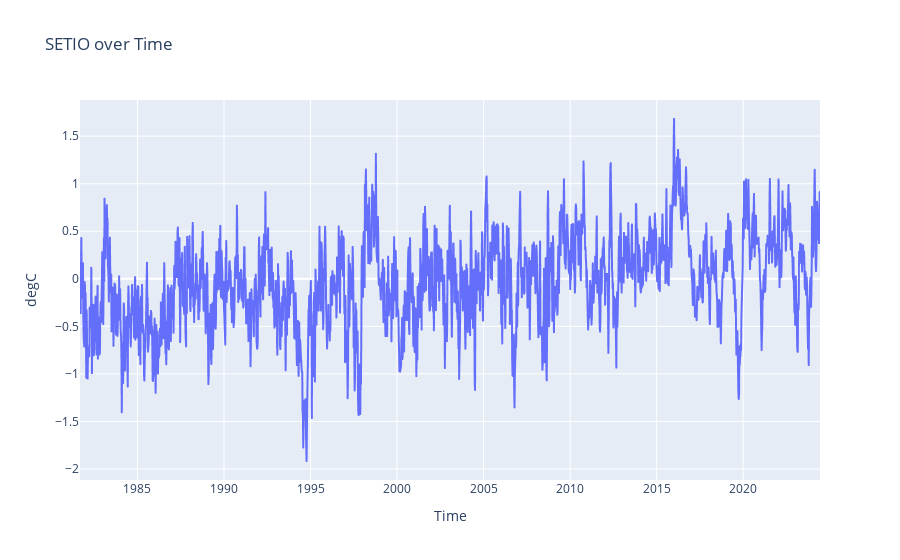

The cell this chart's notebook holds for it:
### Code cell
visualize_indian_ocean_data(setio, 'SETIO')

### Figure 1 — Plotly figure (JSON) as saved in the notebook; plotly's stock layout.template omitted (floating-point values rounded to 4 significant figures; data arrays with more than 128 entries replaced by an {"elided": "..."} marker saying what was removed)
{"data": [{"hovertemplate": "Time=%{x}<br>SETIO Region SSTA (base period 1991-2020, data from OISST) (degC)=%{y}<extra></extra>", "legendgroup": "", "line": {"color": "#636efa", "dash": "solid"}, "marker": {"symbol": "circle"}, "mode": "lines", "name": "", "showlegend": false, "type": "scattergl", "x": {"elided": "2232 str values"}, "xaxis": "x", "y": {"elided": "2232 float values"}, "yaxis": "y"}], "layout": {"legend": {"tracegroupgap": 0}, "showlegend": false, "title": {"text": "SETIO over Time"}, "xaxis": {"anchor": "y", "domain": [0, 1], "title": {"text": "Time"}}, "yaxis": {"anchor": "x", "domain": [0, 1], "title": {"text": "degC"}}}}
